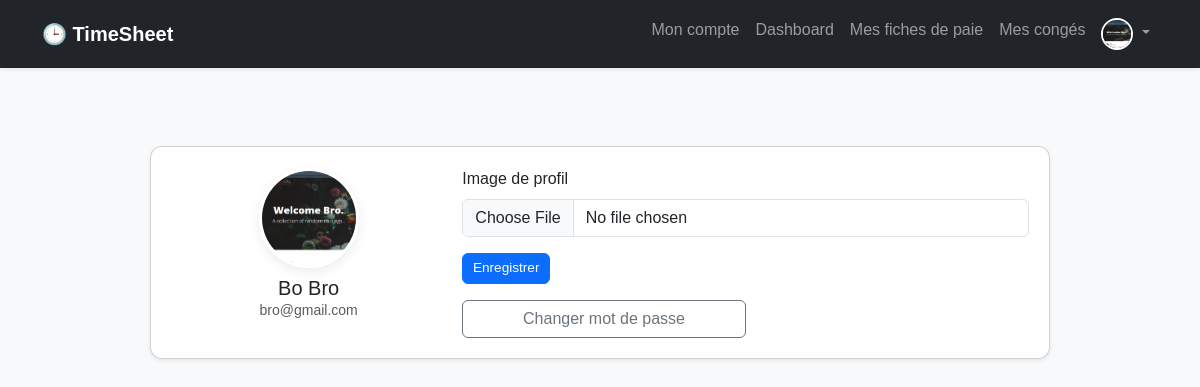
/user/profile (signed in), run on the app's committed database.
### models.py (models this page shows, shortened)
class User(UserMixin, db.Model):
    id = db.Column(db.Integer, primary_key=True)
    nom = db.Column(db.String(100), nullable=False)
    prenom = db.Column(db.String(100), nullable=False)
    email = db.Column(db.String(120), unique=True, nullable=False)
    password_hash = db.Column(db.String(200), nullable=False)
    role = db.Column(db.String(20))  # admin, manager, consultant
    manager_id = db.Column(db.Integer, db.ForeignKey('user.id'))
    manager = db.relationship('User', remote_side=[id])
    project_id = db.Column(db.Integer, db.ForeignKey('project.id'))
    project = db.relationship('Project')
    must_change_password = db.Column(db.Boolean, default=True)
    profile_image = db.Column(db.String(255), default=None)  # chemin vers l'image de profil

### routes/user.py (the view, shortened to what this page needs)
@user_bp.route('/profile', methods=['GET', 'POST'])
@login_required
def user_profile():
    if current_user.role == 'admin':
        abort(403)
    return render_template('page_utilisateur.html')

### app.py (called while the page is built)
@login_manager.user_loader
def load_user(user_id):
    return User.query.get(int(user_id))

### templates/page_utilisateur.html (shortened to what this page needs)
{% extends "base.html" %}
{% block content %}
<div class="container mt-4">
  <div class="card shadow-sm profile-card">
    <div class="card-body">
      <div class="row g-3 align-items-center">
        <div class="col-md-4 text-center">
          <img src="{{ url_for('static', filename='profile_images/' + (current_user.profile_image or 'default.png')) }}"
               class="profile-img mb-2" alt="Profile image">
          <h5 class="mb-0">{{ current_user.prenom }} {{ current_user.nom }}</h5>
          <p class="text-muted small">{{ current_user.email }}</p>
        </div>
        <div class="col-md-8">
          <form action="{{ url_for('user.user_profile') }}" method="post" enctype="multipart/form-data">
            <div class="mb-3">
              <label for="profile_image" class="form-label">Image de profil</label>
              <input class="form-control" type="file" id="profile_image" name="profile_image" accept="image/*">
            </div>
            <button type="submit" class="btn btn-primary btn-compact">Enregistrer</button>
          </form>
          <div class="col-md-6">
            <a href="/change-password" class="btn btn-outline-secondary w-100 mt-3">Changer mot de passe</a>
          </div>
        </div>
      </div>
    </div>
  </div>
</div>
{% endblock %}

### templates/base.html (shortened to what this page needs)
<!DOCTYPE html>
<html lang="fr">
<head>
    <link href="https://cdn.jsdelivr.net/npm/bootstrap@5.3.2/dist/css/bootstrap.min.css" rel="stylesheet">
    <link rel="stylesheet" href="{{ url_for('static', filename='style.css') }}">
</head>
<body class="bg-light">
<nav class="navbar navbar-expand-lg navbar-dark bg-dark shadow-sm">
  <div class="container">
    <a class="navbar-brand fw-bold" href="#">
        🕒 TimeSheet
    </a>
    {% if current_user.is_authenticated %}
    <div class="collapse navbar-collapse" id="navbarNav">
      <ul class="navbar-nav ms-auto">
        {% if current_user.is_authenticated %}
          {% if current_user.role == 'admin' %}
            <li class="nav-item">
              <a class="nav-link" href="{{ url_for('admin.dashboard') }}">Dashboard</a>
            </li>
            <li class="nav-item">
              <a class="nav-link" href="{{ url_for('admin.manage_users') }}">Gérer utilisateurs</a>
            </li>
            <!-- <li class="nav-item">
              <a class="nav-link" href="/admin/timesheet">Feuille de Temps</a>
            </li> -->
            <li class="nav-item">
              <a class="nav-link" href="{{ url_for('admin.create_user') }}">Créer utilisateur</a>
            </li>
             <li class="nav-item">
              <a class="nav-link" href="{{ url_for('admin.manage_vacations') }}">Congés</a>
            </li>
          {% else %}
            <li class="nav-item">
              <a class="nav-link" href="{{ url_for('user.user_profile') }}">Mon compte</a>
            </li>
            <li class="nav-item">
              <a class="nav-link" href="{{ url_for('user.user_dashboard') }}">Dashboard</a>
            </li>
            <li class="nav-item">
              <a class="nav-link" href="{{ url_for('user.user_payroll') }}">Mes fiches de paie</a>
            </li>
            <li class="nav-item">
              <a class="nav-link" href="{{ url_for('user.user_vacation') }}">Mes congés</a>
            </li>
          {% endif %}
          <li class="nav-item dropdown">
            <a class="nav-link dropdown-toggle" href="#" id="profileDropdown" role="button" data-bs-toggle="dropdown" aria-expanded="false">
              <img src="{{ url_for('static', filename='profile_images/' + (current_user.profile_image or 'default.png')) }}"
                   alt="Profile" class="navbar-profile-img rounded-circle" width="32" height="32">
            </a>
          </li>
        {% else %}
          <li class="nav-item">
            <a class="nav-link" href="/">Accueil</a>
          </li>
        {% endif %}
      </ul>
    </div>
    {% endif %}
  </div>
</nav>
<body>
<main class="container my-4">
    {% block content %}{% endblock %}
</main>
</body>
</html>

### static/style.css (style rules this page uses)
body { font-family: Arial, sans-serif; background-color: #f5f6fa; margin: 0; padding: 0; }
main { padding: 30px; }
button { background-color: #27ae60; color: white; border: none; padding: 10px 25px; font-size: 16px; cursor: pointer; border-radius: 4px; }
.navbar { background-color: #34495e; padding: 10px 20px; }
.profile-card { max-width: 900px; margin: 0 auto; border-radius: 12px; }
.profile-img { width: 100px; height: 100px; object-fit: cover; border-radius: 50%; border: 3px solid #fff; box-shadow: 0 4px 12px rgba(0,0,0,0.08); }
.profile-card .btn-compact { padding: .28rem .6rem; font-size: .85rem; border-radius: .375rem; }
.profile-card .card-body { padding: 1.25rem; }
.navbar-profile-img { border: 2px solid #fff; cursor: pointer; transition: transform 0.2s; }

### data on the page
User: profile_image (picture), prenom "Bo", nom "Bro", email "bro@gmail.com"
